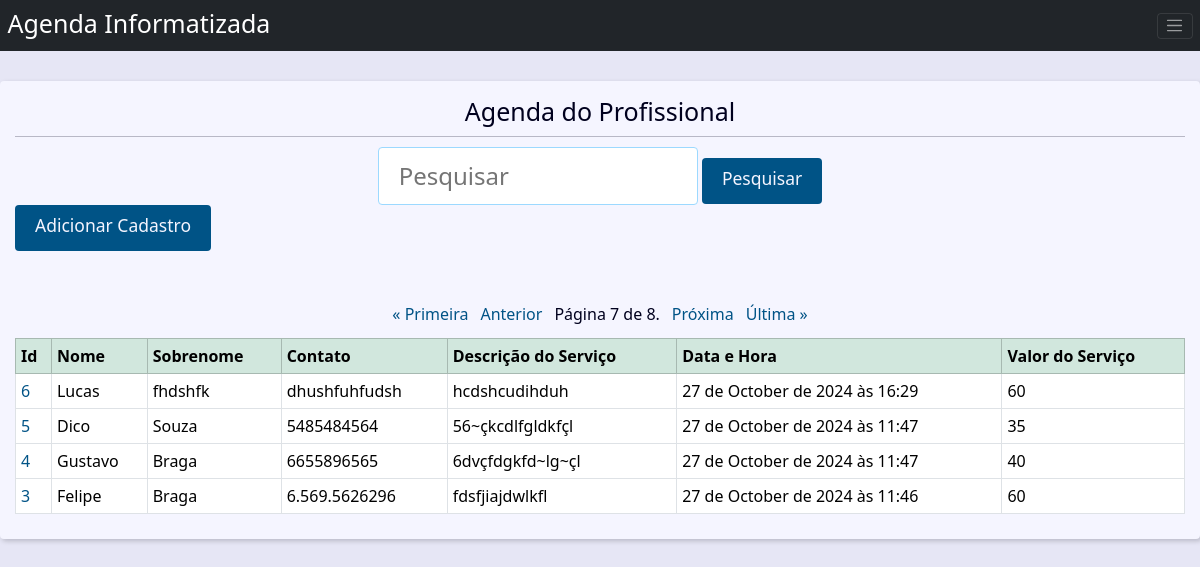
Page /?page=7&q= on the committed database.
### agenda/models.py (models this page shows)
class Agenda(models.Model):
    class Meta:
        verbose_name = 'Agendamento'
        verbose_name_plural = 'Agendamentos'
    nome = models.CharField(max_length=100)
    sobrenome = models.CharField(max_length=100, blank=True)
    cpf = models.CharField(max_length=50, blank=True)
    email = models.EmailField(max_length=50, blank=True)
    contato = models.CharField(max_length=50)
    descricao_servico = models.TextField(max_length=500)
    data_hora = models.DateTimeField(default=timezone.now)
    valor = models.CharField(max_length=50)
    show = models.BooleanField(default=True)
    imagem = models.ImageField(blank=True, upload_to='imagens/%y/%m/')
    genero = models.ForeignKey(
        Genero,
        on_delete=models.SET_NULL,
        blank=True, null=True
    )
    faixa_etaria = models.ForeignKey(
        Faixa_Etaria,
        on_delete=models.SET_NULL,
        blank=True, null=True
    )
    proprietario = models.ForeignKey(
        User,
        on_delete=models.SET_NULL,
        blank=True, null=True
    )

### agenda/views.py (the view)
# urls.py: path('', views.index, name='index'),
def index(request, methods=["GET", "POST"]):
    agendas = Agenda.objects \
        .filter(show=True)\
        .order_by('-id')
    paginator = Paginator(agendas, 4)
    page_number = request.GET.get("page")
    page_obj = paginator.get_page(page_number)
    contexto = {
        'page_obj': page_obj,
        'site_title': 'Área do Profissional - '
    }
    return render(
        request,
        'agenda/index.html',
        contexto
    )

### agenda/templates/agenda/index.html (shortened to what this page needs)
{% extends 'global/base.html' %}
{% block content %}
<h1 style="text-align: center";>Agenda do Profissional</h1>
<hr>
<div>
    <form action="{% url "pesquisa" %}" method="GET" align=center>
        <input class="search-input" type="search"
        placeholder="Pesquisar" aria-label="Pesquisar"
        id="pesquisar"
        name="q"
        value="{{ pesquisa_valor }}"
        >
        <button class="btn btn-primary my-2 my-sm-0" type="submit">
            <h3>Pesquisar</h3>
        </button>
    </form>
</div>
{% if page_obj %}
    <div>
        <a href={% url "inserir_cadastro" %} class="btn btn-primary"><h3>Adicionar Cadastro</h3></a> <br><br>
        <table class="table table-bordered table hover">
            <thead class="table-success">
            <tr>
                <th scope="col">Id</th>
                <th scope="col">Nome</th>
                <th scope="col">Sobrenome</th>
                <th scope="col">Contato</th>
                <th scope="col">Descrição do Serviço</th>
                <th scope="col">Data e Hora</th>
                <th scope="col">Valor do Serviço</th>
            </tr>
            </thead>
            <tbody>
            {% for cadastro in page_obj %}
                <tr class="table-row">
                <td class="table-cel">
                    <a class="table-link" href="{% url 'cadastro' cadastro.id %}">
                        {{cadastro.id}}
                    </a>
                </td>
                <td>{{cadastro.nome}}</td>
                <td>{{cadastro.sobrenome}}</td>
                <td>{{cadastro.contato}}</td>
                <td>{{cadastro.descricao_servico}}</td>
                <td>{{cadastro.data_hora}}</td>
                <td>{{cadastro.valor}}</td>
                {% endfor %}
            </tbody>
    </div>
{% else %}
<div class="single-contact">
    <h1 class="single-contact-name">
        Nenhum agendamento encontrado!
    </h1>
{% endif %}
{% if page_obj %}
    <div class="pagination">
        <span class="step-links" align=center>
            {% if page_obj.has_previous %}
                <a href="?page=1&q={{ request.GET.q.strip }}">&laquo; Primeira</a>
                <a href="?page={{ page_obj.previous_page_number }}&q={{ request.GET.q.strip }}">Anterior</a>
            {% endif %}
            <span class="current">
                Página {{ page_obj.number }} de {{ page_obj.paginator.num_pages }}.
            </span>
            {% if page_obj.has_next %}
                <a href="?page={{ page_obj.next_page_number }}&q={{ request.GET.q.strip }}">Próxima</a>
                <a href="?page={{ page_obj.paginator.num_pages }}&q={{ request.GET.q.strip }}">Última &raquo;</a>
            {% endif %}
        </span>
    </div>
{% endif %}
{% endblock content %}

### base_static/global/css/style.css (style rules this page uses)
:root { --spacing: 1.5rem; --link-dark-color: rgb(0, 83, 134); --link-light-color: rgb(156, 217, 255); --clr-white: rgb(245, 245, 255); --clr-black: rgb(0, 0, 30); --clr-light-gray: rgb(230, 230, 245); --clr-dark-shadow-5: rgba(0, 0, 10, 5%); --clr-dark-shadow-10: rgba(0, 0, 10, 10%); --clr-dark-shadow-20: rgba(0, 0, 10, 20%); --clr-light-shadow-5: rgba(200, 200, 255, 5%); --clr-light-shadow-10: rgba(200, 200, 255, 10%); --clr-light-shadow-20: rgba(200, 200, 255, 20%); --main-page-width: 120rem; --table-min-width: 60rem; --biggest-font-size: 5rem; --bigger-font-size: 4rem; --big-font-size: 3.2rem; --medium-font-size: 2.4rem; --small-font-size: 1.6rem; --smaller-font-size: 1.4rem; --smallest-font-size: 1.2rem; --transition-fast: 300ms; --transition-medium: 600ms; --transition-slow: 1s; --default-border-radius: 4px; }
*, *::before, *::after { margin: 0; padding: 0; box-sizing: border-box; }
html { font-size: 62.5%; }
body { font-family: system-ui, -apple-system, BlinkMacSystemFont, 'Segoe UI', Roboto, Oxygen, Ubuntu, Cantarell, 'Open Sans', 'Helvetica Neue', sans-serif; line-height: 1.5; font-size: var(--small-font-size); color: var(--clr-black); -webkit-font-smoothing: antialiased; background: var(--clr-light-gray); }
.table-row { text-align: left; text-overflow: ellipsis; transition: background-color var(--transition-fast) ease-in-out; }
.table-row:nth-of-type(2n) { background: var(--clr-dark-shadow-5); }
.table-cel, .table-header { padding: var(--spacing); }
.table-link { color: var(--link-dark-color); transition: color var(--transition-fast) ease-in-out; text-decoration: none; }
.pagination { margin-top: var(--spacing); display: flex; justify-content: center; padding: calc(var(--spacing) * 0.8); font-size: var(--small-font-size); }
.pagination .step-links { display: flex; gap: calc(var(--spacing) * 0.8); }
.pagination .step-links a { color: var(--link-dark-color); transition: color var(--transition-fast) ease-in-out; text-decoration: none; display: block; }
.search-input { font-size: var(--medium-font-size); padding: 1rem 2rem; width: 100%; max-width: 32rem; border-radius: var(--default-border-radius); border: 1px solid var(--link-light-color); }
.btn { background-color: var(--link-dark-color); color: var(--clr-white); font-weight: bold; border: none; padding: 1rem 2rem; border-radius: var(--default-border-radius); cursor: pointer; transition: filter var(--transition-fast) ease-in-out; }

### rows in the picture
Agenda: id "6", nome "Lucas", sobrenome "fhdshfk", contato "dhushfuhfudsh", descricao_servico "hcdshcudihduh", data_hora "27 de October de 2024 às 16:29", valor "60"
Agenda: id "5", nome "Dico", sobrenome "Souza", contato "5485484564", descricao_servico "56~çkcdlfgldkfçl", data_hora "27 de October de 2024 às 11:47", valor "35"
Agenda: id "4", nome "Gustavo", sobrenome "Braga", contato "6655896565", descricao_servico "6dvçfdgkfd~lg~çl", data_hora "27 de October de 2024 às 11:47", valor "40"
Agenda: id "3", nome "Felipe", sobrenome "Braga", contato "6.569.5626296", descricao_servico "fdsfjiajdwlkfl", data_hora "27 de October de 2024 às 11:46", valor "60"

### other values in the picture
{{ page_obj.number }} "7"
{{ page_obj.paginator.num_pages }} "8"
